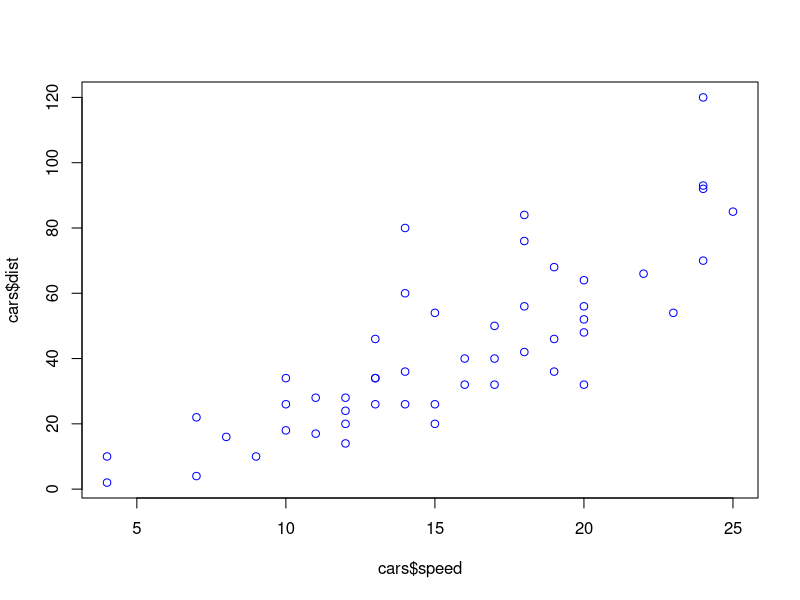

Reproduce this figure in R.
## ---- chunk 1
2+2
## ---- chunk 2
x <- 2+2
x
x^2
x*100
## ---- chunk 3
# this is a logical and its true
x <- 2+2==4
class(x)
x

# this is a logical and its false
y <- 2+2==5
class(y)
y
## ---- chunk 4
x <- c(2,4,6,8,10,12)
x
x^2
x*100
x==4
class(x)

## ---- chunk 5
y <- matrix(data = x,nrow = 3)
y
## ---- chunk 6
mean(x)
## ---- chunk 7
cars
plot(x=cars$speed, y=cars$dist, col="blue")
## ---- chunk 8
byTwo <- function(x){
  x*2
}
## ---- chunk 9
byTwo(2)
byTwo(4)
byTwo(x)
